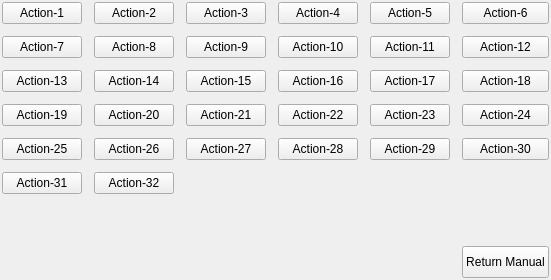
   <widget class="QWidget" name="tabWidgetPage2">
    <layout class="QGridLayout" name="gridLayout_3">
     <property name="leftMargin">
      <number>2</number>
     </property>
     <property name="topMargin">
      <number>2</number>
     </property>
     <property name="rightMargin">
      <number>2</number>
     </property>
     <property name="bottomMargin">
      <number>2</number>
     </property>
     <property name="spacing">
      <number>12</number>
     </property>
     <item row="1" column="4">
      <widget class="QPushButton" name="action11">
       <property name="sizePolicy">
        <sizepolicy hsizetype="Minimum" vsizetype="Expanding">
         <horstretch>0</horstretch>
         <verstretch>0</verstretch>
        </sizepolicy>
       </property>
       <property name="maximumSize">
        <size>
         <width>16777215</width>
         <height>48</height>
        </size>
       </property>
       <property name="text">
        <string>Action-11</string>
       </property>
       <attribute name="buttonGroup">
        <string notr="true">actionGroup</string>
       </attribute>
      </widget>
     </item>
     <item row="2" column="2">
      <widget class="QPushButton" name="action15">
       <property name="sizePolicy">
        <sizepolicy hsizetype="Minimum" vsizetype="Expanding">
         <horstretch>0</horstretch>
         <verstretch>0</verstretch>
        </sizepolicy>
       </property>
       <property name="maximumSize">
        <size>
         <width>16777215</width>
         <height>48</height>
        </size>
       </property>
       <property name="text">
        <string>Action-15</string>
       </property>
       <attribute name="buttonGroup">
        <string notr="true">actionGroup</string>
       </attribute>
      </widget>
     </item>
     <item row="1" column="0">
      <widget class="QPushButton" name="action7">
       <property name="sizePolicy">
        <sizepolicy hsizetype="Minimum" vsizetype="Expanding">
         <horstretch>0</horstretch>
         <verstretch>0</verstretch>
        </sizepolicy>
       </property>
       <property name="maximumSize">
        <size>
         <width>16777215</width>
         <height>48</height>
        </size>
       </property>
       <property name="text">
        <string>Action-7</string>
       </property>
       <attribute name="buttonGroup">
        <string notr="true">actionGroup</string>
       </attribute>
      </widget>
     </item>
     <item row="0" column="3">
      <widget class="QPushButton" name="action4">
       <property name="sizePolicy">
        <sizepolicy hsizetype="Minimum" vsizetype="Expanding">
         <horstretch>0</horstretch>
         <verstretch>0</verstretch>
        </sizepolicy>
       </property>
       <property name="maximumSize">
        <size>
         <width>16777215</width>
         <height>48</height>
        </size>
       </property>
       <property name="text">
        <string>Action-4</string>
       </property>
       <attribute name="buttonGroup">
        <string notr="true">actionGroup</string>
       </attribute>
      </widget>
     </item>
     <item row="2" column="3">
      <widget class="QPushButton" name="action16">
       <property name="sizePolicy">
        <sizepolicy hsizetype="Minimum" vsizetype="Expanding">
         <horstretch>0</horstretch>
         <verstretch>0</verstretch>
        </sizepolicy>
       </property>
       <property name="maximumSize">
        <size>
         <width>16777215</width>
         <height>48</height>
        </size>
       </property>
       <property name="text">
        <string>Action-16</string>
       </property>
       <attribute name="buttonGroup">
        <string notr="true">actionGroup</string>
       </attribute>
      </widget>
     </item>
     <item row="2" column="1">
      <widget class="QPushButton" name="action14">
       <property name="sizePolicy">
        <sizepolicy hsizetype="Minimum" vsizetype="Expanding">
         <horstretch>0</horstretch>
         <verstretch>0</verstretch>
        </sizepolicy>
       </property>
       <property name="maximumSize">
        <size>
         <width>16777215</width>
         <height>48</height>
        </size>
       </property>
       <property name="text">
        <string>Action-14</string>
       </property>
       <attribute name="buttonGroup">
        <string notr="true">actionGroup</string>
       </attribute>
      </widget>
     </item>
     <item row="3" column="5">
      <widget class="QPushButton" name="action24">
       <property name="sizePolicy">
        <sizepolicy hsizetype="Minimum" vsizetype="Expanding">
         <horstretch>0</horstretch>
         <verstretch>0</verstretch>
        </sizepolicy>
       </property>
       <property name="maximumSize">
        <size>
         <width>16777215</width>
         <height>48</height>
        </size>
       </property>
       <property name="text">
        <string>Action-24</string>
       </property>
       <attribute name="buttonGroup">
        <string notr="true">actionGroup</string>
       </attribute>
      </widget>
     </item>
     <item row="2" column="0">
      <widget class="QPushButton" name="action13">
       <property name="sizePolicy">
        <sizepolicy hsizetype="Minimum" vsizetype="Expanding">
         <horstretch>0</horstretch>
         <verstretch>0</verstretch>
        </sizepolicy>
       </property>
       <property name="maximumSize">
        <size>
         <width>16777215</width>
         <height>48</height>
        </size>
       </property>
       <property name="text">
        <string>Action-13</string>
       </property>
       <attribute name="buttonGroup">
        <string notr="true">actionGroup</string>
       </attribute>
      </widget>
     </item>
     <item row="0" column="2">
      <widget class="QPushButton" name="action3">
       <property name="sizePolicy">
        <sizepolicy hsizetype="Minimum" vsizetype="Expanding">
         <horstretch>0</horstretch>
         <verstretch>0</verstretch>
        </sizepolicy>
       </property>
       <property name="maximumSize">
        <size>
         <width>16777215</width>
         <height>48</height>
        </size>
       </property>
       <property name="text">
        <string>Action-3</string>
       </property>
       <attribute name="buttonGroup">
        <string notr="true">actionGroup</string>
       </attribute>
      </widget>
     </item>
     <item row="3" column="3">
      <widget class="QPushButton" name="action22">
       <property name="sizePolicy">
        <sizepolicy hsizetype="Minimum" vsizetype="Expanding">
         <horstretch>0</horstretch>
         <verstretch>0</verstretch>
        </sizepolicy>
       </property>
       <property name="maximumSize">
        <size>
         <width>16777215</width>
         <height>48</height>
        </size>
       </property>
       <property name="text">
        <string>Action-22</string>
       </property>
       <attribute name="buttonGroup">
        <string notr="true">actionGroup</string>
       </attribute>
      </widget>
     </item>
     <item row="5" column="1">
      <widget class="QPushButton" name="action32">
       <property name="sizePolicy">
        <sizepolicy hsizetype="Minimum" vsizetype="Expanding">
         <horstretch>0</horstretch>
         <verstretch>0</verstretch>
        </sizepolicy>
       </property>
       <property name="maximumSize">
        <size>
         <width>16777215</width>
         <height>48</height>
        </size>
       </property>
       <property name="text">
        <string>Action-32</string>
       </property>
       <attribute name="buttonGroup">
        <string notr="true">actionGroup</string>
       </attribute>
      </widget>
     </item>
     <item row="4" column="4">
      <widget class="QPushButton" name="action29">
       <property name="sizePolicy">
        <sizepolicy hsizetype="Minimum" vsizetype="Expanding">
         <horstretch>0</horstretch>
         <verstretch>0</verstretch>
        </sizepolicy>
       </property>
       <property name="maximumSize">
        <size>
         <width>16777215</width>
         <height>48</height>
        </size>
       </property>
       <property name="text">
        <string>Action-29</string>
       </property>
       <attribute name="buttonGroup">
        <string notr="true">actionGroup</string>
       </attribute>
      </widget>
     </item>
     <item row="2" column="5">
      <widget class="QPushButton" name="action18">
       <property name="sizePolicy">
        <sizepolicy hsizetype="Minimum" vsizetype="Expanding">
         <horstretch>0</horstretch>
         <verstretch>0</verstretch>
        </sizepolicy>
       </property>
       <property name="maximumSize">
        <size>
         <width>16777215</width>
         <height>48</height>
        </size>
       </property>
       <property name="text">
        <string>Action-18</string>
       </property>
       <attribute name="buttonGroup">
        <string notr="true">actionGroup</string>
       </attribute>
      </widget>
     </item>
     <item row="3" column="1">
      <widget class="QPushButton" name="action20">
       <property name="sizePolicy">
        <sizepolicy hsizetype="Minimum" vsizetype="Expanding">
         <horstretch>0</horstretch>
         <verstretch>0</verstretch>
        </sizepolicy>
       </property>
       <property name="maximumSize">
        <size>
         <width>16777215</width>
         <height>48</height>
        </size>
       </property>
       <property name="text">
        <string>Action-20</string>
       </property>
       <attribute name="buttonGroup">
        <string notr="true">actionGroup</string>
       </attribute>
      </widget>
     </item>
     <item row="0" column="4">
      <widget class="QPushButton" name="action5">
       <property name="sizePolicy">
        <sizepolicy hsizetype="Minimum" vsizetype="Expanding">
         <horstretch>0</horstretch>
         <verstretch>0</verstretch>
        </sizepolicy>
       </property>
       <property name="maximumSize">
        <size>
         <width>16777215</width>
         <height>48</height>
        </size>
       </property>
       <property name="text">
        <string>Action-5</string>
       </property>
       <attribute name="buttonGroup">
        <string notr="true">actionGroup</string>
       </attribute>
      </widget>
     </item>
     <item row="0" column="1">
      <widget class="QPushButton" name="action2">
       <property name="sizePolicy">
        <sizepolicy hsizetype="Minimum" vsizetype="Expanding">
         <horstretch>0</horstretch>
         <verstretch>0</verstretch>
        </sizepolicy>
       </property>
       <property name="maximumSize">
        <size>
         <width>16777215</width>
         <height>48</height>
        </size>
       </property>
       <property name="text">
        <string>Action-2</string>
       </property>
       <attribute name="buttonGroup">
        <string notr="true">actionGroup</string>
       </attribute>
      </widget>
     </item>
     <item row="5" column="0">
      <widget class="QPushButton" name="action31">
       <property name="sizePolicy">
        <sizepolicy hsizetype="Minimum" vsizetype="Expanding">
         <horstretch>0</horstretch>
         <verstretch>0</verstretch>
        </sizepolicy>
       </property>
       <property name="maximumSize">
        <size>
         <width>16777215</width>
         <height>48</height>
        </size>
       </property>
       <property name="text">
        <string>Action-31</string>
       </property>
       <attribute name="buttonGroup">
        <string notr="true">actionGroup</string>
       </attribute>
      </widget>
     </item>
     <item row="3" column="0">
      <widget class="QPushButton" name="action19">
       <property name="sizePolicy">
        <sizepolicy hsizetype="Minimum" vsizetype="Expanding">
         <horstretch>0</horstretch>
         <verstretch>0</verstretch>
        </sizepolicy>
       </property>
       <property name="maximumSize">
        <size>
         <width>16777215</width>
         <height>48</height>
        </size>
       </property>
       <property name="text">
        <string>Action-19</string>
       </property>
       <attribute name="buttonGroup">
        <string notr="true">actionGroup</string>
       </attribute>
      </widget>
     </item>
     <item row="4" column="0">
      <widget class="QPushButton" name="action25">
       <property name="sizePolicy">
        <sizepolicy hsizetype="Minimum" vsizetype="Expanding">
         <horstretch>0</horstretch>
         <verstretch>0</verstretch>
        </sizepolicy>
       </property>
       <property name="maximumSize">
        <size>
         <width>16777215</width>
         <height>48</height>
        </size>
       </property>
       <property name="text">
        <string>Action-25</string>
       </property>
       <attribute name="buttonGroup">
        <string notr="true">actionGroup</string>
       </attribute>
      </widget>
     </item>
     <item row="3" column="4">
      <widget class="QPushButton" name="action23">
       <property name="sizePolicy">
        <sizepolicy hsizetype="Minimum" vsizetype="Expanding">
         <horstretch>0</horstretch>
         <verstretch>0</verstretch>
        </sizepolicy>
       </property>
       <property name="maximumSize">
        <size>
         <width>16777215</width>
         <height>48</height>
        </size>
       </property>
       <property name="text">
        <string>Action-23</string>
       </property>
       <attribute name="buttonGroup">
        <string notr="true">actionGroup</string>
       </attribute>
      </widget>
     </item>
     <item row="4" column="5">
      <widget class="QPushButton" name="action30">
       <property name="sizePolicy">
        <sizepolicy hsizetype="Minimum" vsizetype="Expanding">
         <horstretch>0</horstretch>
         <verstretch>0</verstretch>
        </sizepolicy>
       </property>
       <property name="maximumSize">
        <size>
         <width>16777215</width>
         <height>48</height>
        </size>
       </property>
       <property name="text">
        <string>Action-30</string>
       </property>
       <attribute name="buttonGroup">
        <string notr="true">actionGroup</string>
       </attribute>
      </widget>
     </item>
     <item row="4" column="1">
      <widget class="QPushButton" name="action26">
       <property name="sizePolicy">
        <sizepolicy hsizetype="Minimum" vsizetype="Expanding">
         <horstretch>0</horstretch>
         <verstretch>0</verstretch>
        </sizepolicy>
       </property>
       <property name="maximumSize">
        <size>
         <width>16777215</width>
         <height>48</height>
        </size>
       </property>
       <property name="text">
        <string>Action-26</string>
       </property>
       <attribute name="buttonGroup">
        <string notr="true">actionGroup</string>
       </attribute>
      </widget>
     </item>
     <item row="1" column="2">
      <widget class="QPushButton" name="action9">
       <property name="sizePolicy">
        <sizepolicy hsizetype="Minimum" vsizetype="Expanding">
         <horstretch>0</horstretch>
         <verstretch>0</verstretch>
        </sizepolicy>
       </property>
       <property name="maximumSize">
        <size>
         <width>16777215</width>
         <height>48</height>
        </size>
       </property>
       <property name="text">
        <string>Action-9</string>
       </property>
       <attribute name="buttonGroup">
        <string notr="true">actionGroup</string>
       </attribute>
      </widget>
     </item>
     <item row="1" column="5">
      <widget class="QPushButton" name="action12">
       <property name="sizePolicy">
        <sizepolicy hsizetype="Minimum" vsizetype="Expanding">
         <horstretch>0</horstretch>
         <verstretch>0</verstretch>
        </sizepolicy>
       </property>
       <property name="maximumSize">
        <size>
         <width>16777215</width>
         <height>48</height>
        </size>
       </property>
       <property name="text">
        <string>Action-12</string>
       </property>
       <attribute name="buttonGroup">
        <string notr="true">actionGroup</string>
       </attribute>
      </widget>
     </item>
     <item row="0" column="0">
      <widget class="QPushButton" name="action1">
       <property name="sizePolicy">
        <sizepolicy hsizetype="Minimum" vsizetype="Expanding">
         <horstretch>0</horstretch>
         <verstretch>0</verstretch>
        </sizepolicy>
       </property>
       <property name="maximumSize">
        <size>
         <width>16777215</width>
         <height>48</height>
        </size>
       </property>
       <property name="text">
        <string>Action-1</string>
       </property>
       <attribute name="buttonGroup">
        <string notr="true">actionGroup</string>
       </attribute>
      </widget>
     </item>
     <item row="3" column="2">
      <widget class="QPushButton" name="action21">
       <property name="sizePolicy">
        <sizepolicy hsizetype="Minimum" vsizetype="Expanding">
         <horstretch>0</horstretch>
         <verstretch>0</verstretch>
        </sizepolicy>
       </property>
       <property name="maximumSize">
        <size>
         <width>16777215</width>
         <height>48</height>
        </size>
       </property>
       <property name="text">
        <string>Action-21</string>
       </property>
       <attribute name="buttonGroup">
        <string notr="true">actionGroup</string>
       </attribute>
      </widget>
     </item>
     <item row="6" column="0">
      <spacer name="verticalSpacer_2">
       <property name="orientation">
        <enum>Qt::Vertical</enum>
       </property>
       <property name="sizeHint" stdset="0">
        <size>
         <width>20</width>
         <height>40</height>
        </size>
       </property>
      </spacer>
     </item>
     <item row="1" column="3">
      <widget class="QPushButton" name="action10">
       <property name="sizePolicy">
        <sizepolicy hsizetype="Minimum" vsizetype="Expanding">
         <horstretch>0</horstretch>
         <verstretch>0</verstretch>
        </sizepolicy>
       </property>
       <property name="maximumSize">
        <size>
         <width>16777215</width>
         <height>48</height>
        </size>
       </property>
       <property name="text">
        <string>Action-10</string>
       </property>
       <attribute name="buttonGroup">
        <string notr="true">actionGroup</string>
       </attribute>
      </widget>
     </item>
     <item row="0" column="5">
      <widget class="QPushButton" name="action6">
       <property name="sizePolicy">
        <sizepolicy hsizetype="Minimum" vsizetype="Expanding">
         <horstretch>0</horstretch>
         <verstretch>0</verstretch>
        </sizepolicy>
       </property>
       <property name="maximumSize">
        <size>
         <width>16777215</width>
         <height>48</height>
        </size>
       </property>
       <property name="text">
        <string>Action-6</string>
       </property>
       <attribute name="buttonGroup">
        <string notr="true">actionGroup</string>
       </attribute>
      </widget>
     </item>
     <item row="1" column="1">
      <widget class="QPushButton" name="action8">
       <property name="sizePolicy">
        <sizepolicy hsizetype="Minimum" vsizetype="Expanding">
         <horstretch>0</horstretch>
         <verstretch>0</verstretch>
        </sizepolicy>
       </property>
       <property name="maximumSize">
        <size>
         <width>16777215</width>
         <height>48</height>
        </size>
       </property>
       <property name="text">
        <string>Action-8</string>
       </property>
       <attribute name="buttonGroup">
        <string notr="true">actionGroup</string>
       </attribute>
      </widget>
     </item>
     <item row="2" column="4">
      <widget class="QPushButton" name="action17">
       <property name="sizePolicy">
        <sizepolicy hsizetype="Minimum" vsizetype="Expanding">
         <horstretch>0</horstretch>
         <verstretch>0</verstretch>
        </sizepolicy>
       </property>
       <property name="maximumSize">
        <size>
         <width>16777215</width>
         <height>48</height>
        </size>
       </property>
       <property name="text">
        <string>Action-17</string>
       </property>
       <attribute name="buttonGroup">
        <string notr="true">actionGroup</string>
       </attribute>
      </widget>
     </item>
     <item row="4" column="3">
      <widget class="QPushButton" name="action28">
       <property name="sizePolicy">
        <sizepolicy hsizetype="Minimum" vsizetype="Expanding">
         <horstretch>0</horstretch>
         <verstretch>0</verstretch>
        </sizepolicy>
       </property>
       <property name="maximumSize">
        <size>
         <width>16777215</width>
         <height>48</height>
        </size>
       </property>
       <property name="text">
        <string>Action-28</string>
       </property>
       <attribute name="buttonGroup">
        <string notr="true">actionGroup</string>
       </attribute>
      </widget>
     </item>
     <item row="4" column="2">
      <widget class="QPushButton" name="action27">
       <property name="sizePolicy">
        <sizepolicy hsizetype="Minimum" vsizetype="Expanding">
         <horstretch>0</horstretch>
         <verstretch>0</verstretch>
        </sizepolicy>
       </property>
       <property name="maximumSize">
        <size>
         <width>16777215</width>
         <height>48</height>
        </size>
       </property>
       <property name="text">
        <string>Action-27</string>
       </property>
       <attribute name="buttonGroup">
        <string notr="true">actionGroup</string>
       </attribute>
      </widget>
     </item>
     <item row="7" column="5">
      <widget class="QPushButton" name="returnManual">
       <property name="minimumSize">
        <size>
         <width>0</width>
         <height>32</height>
        </size>
       </property>
       <property name="text">
        <string>Return Manual</string>
       </property>
      </widget>
     </item>
    </layout>
   </widget>
